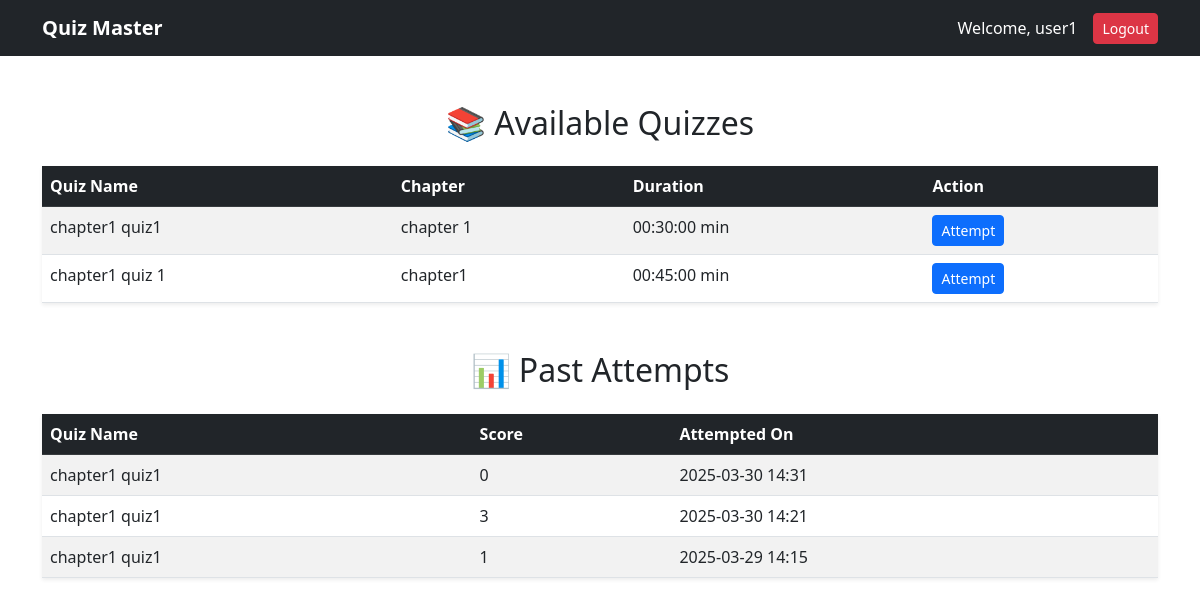
Page /user/dashboard (signed in) on the earlier database version.
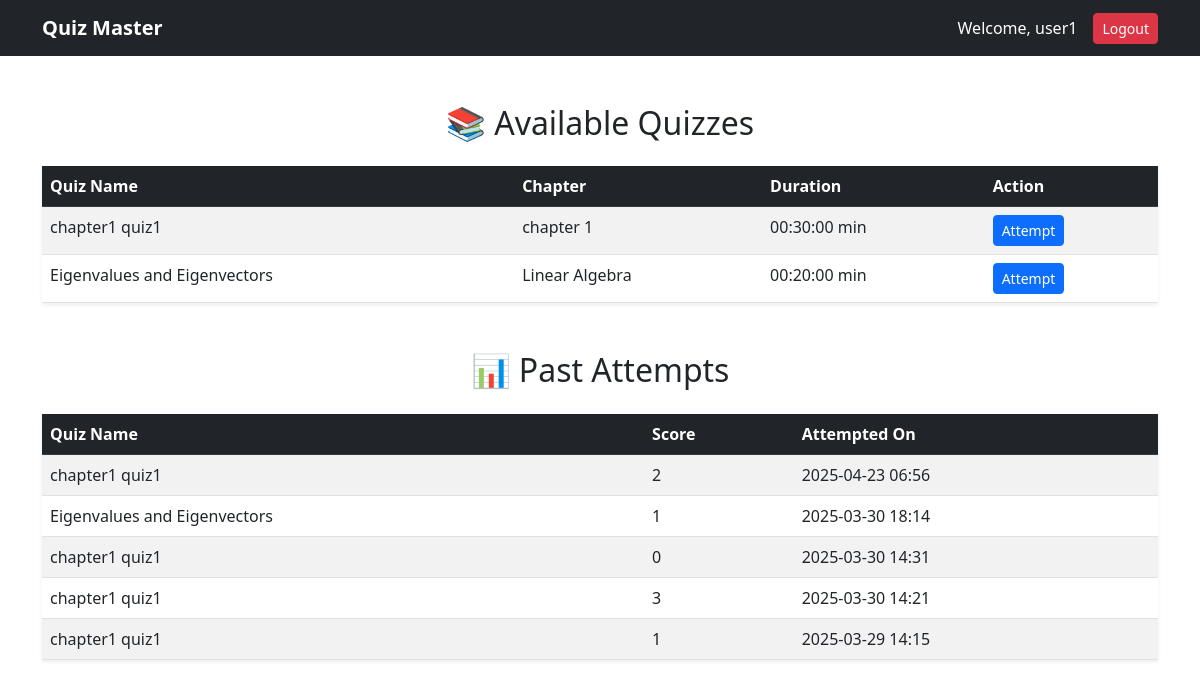
Same page on the later database version.
### models/models.py (models this page shows)
class User(db.Model, UserMixin):
    id = db.Column(db.Integer, primary_key=True)
    username = db.Column(db.String(150), unique=True, nullable=False)
    email = db.Column(db.String(150), unique=True, nullable=False)
    password = db.Column(db.String(150), nullable=False)
    full_name = db.Column(db.String(150))
    qualification = db.Column(db.String(150))
    dob = db.Column(db.String(20))
    is_admin = db.Column(db.Boolean, default=False)
    scores = db.relationship("Scores", back_populates="user", overlaps="user_scores,scores")

class Quiz(db.Model):
    id = db.Column(db.Integer, primary_key=True)
    name = db.Column(db.String(255), nullable=False, unique=True)
    description = db.Column(db.Text, nullable=True)
    chapter_id = db.Column(db.Integer, db.ForeignKey("chapter.id", ondelete="CASCADE"), nullable=False)
    date = db.Column(db.Date, nullable=False)
    duration = db.Column(db.Time, nullable=False)
    chapter = db.relationship("Chapter", backref=db.backref("quizzes", cascade="all, delete-orphan"))
    scores = db.relationship("Scores", back_populates="quiz", lazy=True, cascade="all, delete-orphan", overlaps="quiz_scores,scores")

class Chapter(db.Model):
    id = db.Column(db.Integer, primary_key=True)
    name = db.Column(db.String(100), nullable=False)
    description = db.Column(db.Text, nullable=True)
    subject_id = db.Column(db.Integer, db.ForeignKey('subject.id', ondelete="CASCADE"), nullable=False)
    __table_args__ = (db.UniqueConstraint("name", "subject_id", name="uq_chapter_name_subject"),)
    subject = db.relationship("Subject", backref=db.backref("chapters", cascade="all, delete-orphan"))

class Scores(db.Model):
    id = db.Column(db.Integer, primary_key=True)
    quiz_id = db.Column(db.Integer, db.ForeignKey('quiz.id'), nullable=False)
    user_id = db.Column(db.Integer, db.ForeignKey('user.id'), nullable=False)
    time_stamp_of_attempt = db.Column(db.DateTime, default=datetime.utcnow)
    total_scored = db.Column(db.Integer, nullable=False)
    quiz = db.relationship("Quiz", back_populates="scores", overlaps="quiz_scores,scores")
    user = db.relationship("User", back_populates="scores", overlaps="user_scores,scores")

### controllers/user_routes.py (the view)
@user_blueprint.route("/dashboard")
@login_required
def user_dashboard():
    quizzes = Quiz.query.all()
    user_attempts = (
        db.session.query(Scores, Quiz)
        .join(Quiz, Scores.quiz_id == Quiz.id)
        .filter(Scores.user_id == current_user.id)
        .order_by(Scores.id.desc())  # Latest first
        .all()
    )
    return render_template("user_dashboard.html", quizzes=quizzes, user_attempts=user_attempts)

### app.py (called while the page is built)
@app.context_processor
def inject_user():
    return dict(current_user=current_user)

@login_manager.user_loader
def load_user(user_id):
    return User.query.get(int(user_id))

### templates/user_dashboard.html (shortened to what this page needs)
<!DOCTYPE html>
<html lang="en">
<head>
    <link href="https://cdn.jsdelivr.net/npm/bootstrap@5.3.0/dist/css/bootstrap.min.css" rel="stylesheet">
</head>
<body class="bg-white text-dark">
    <nav class="navbar navbar-expand-lg navbar-dark bg-dark">
        <div class="container">
            <a class="navbar-brand fw-bold" href="{{ url_for('user.user_dashboard') }}">Quiz Master</a>
            <div class="ms-auto d-flex align-items-center">
                <span class="text-white me-3">Welcome, {{ current_user.username }}</span>
                <a href="{{ url_for('auth.logout') }}" class="btn btn-danger btn-sm">Logout</a>
            </div>
        </div>
    </nav>
    <div class="container my-5">
        <h2 class="text-center text mb-4">📚 Available Quizzes</h2>
        <table class="table table-striped shadow-sm">
            <thead class="table-dark">
                <tr>
                    <th>Quiz Name</th>
                    <th>Chapter</th>
                    <th>Duration</th>
                    <th>Action</th>
                </tr>
            </thead>
            <tbody>
                {% for quiz in quizzes %}
                <tr>
                    <td>{{ quiz.name }}</td>
                    <td>{{ quiz.chapter.name }}</td>
                    <td>{{ quiz.duration }} min</td>
                    <td>
                        <a href="{{ url_for('user.attempt_quiz', quiz_id=quiz.id) }}" class="btn btn-primary btn-sm">Attempt</a>
                    </td>
                </tr>
                {% endfor %}
            </tbody>
        </table>
    </div>
    <div class="container my-5">
        <h2 class="text-center text mb-4">📊 Past Attempts</h2>
        <table class="table table-striped shadow-sm">
            <thead class="table-dark">
                <tr>
                    <th>Quiz Name</th>
                    <th>Score</th>
                    <th>Attempted On</th>
                </tr>
            </thead>
            <tbody>
                {% for attempt, quiz in user_attempts %}
                <tr>
                    <td>{{ quiz.name }}</td>
                    <td>{{ attempt.total_scored }}</td>
                    <td>{{ attempt.time_stamp_of_attempt.strftime('%Y-%m-%d %H:%M') }}</td>
                </tr>
                {% endfor %}
            </tbody>
        </table>
    </div>
</body>
</html>

Differences in the rows shown:
removed Quiz: name "chapter1 quiz 1", chapter.name "chapter1", duration "00:45:00"
added Quiz: name "Eigenvalues and Eigenvectors", chapter.name "Linear Algebra", duration "00:20:00"
added Scores: name "chapter1 quiz1", total_scored "2", time_stamp_of_attempt "2025-04-23 06:56"
added Scores: name "Eigenvalues and Eigenvectors", total_scored "1", time_stamp_of_attempt "2025-03-30 18:14"
